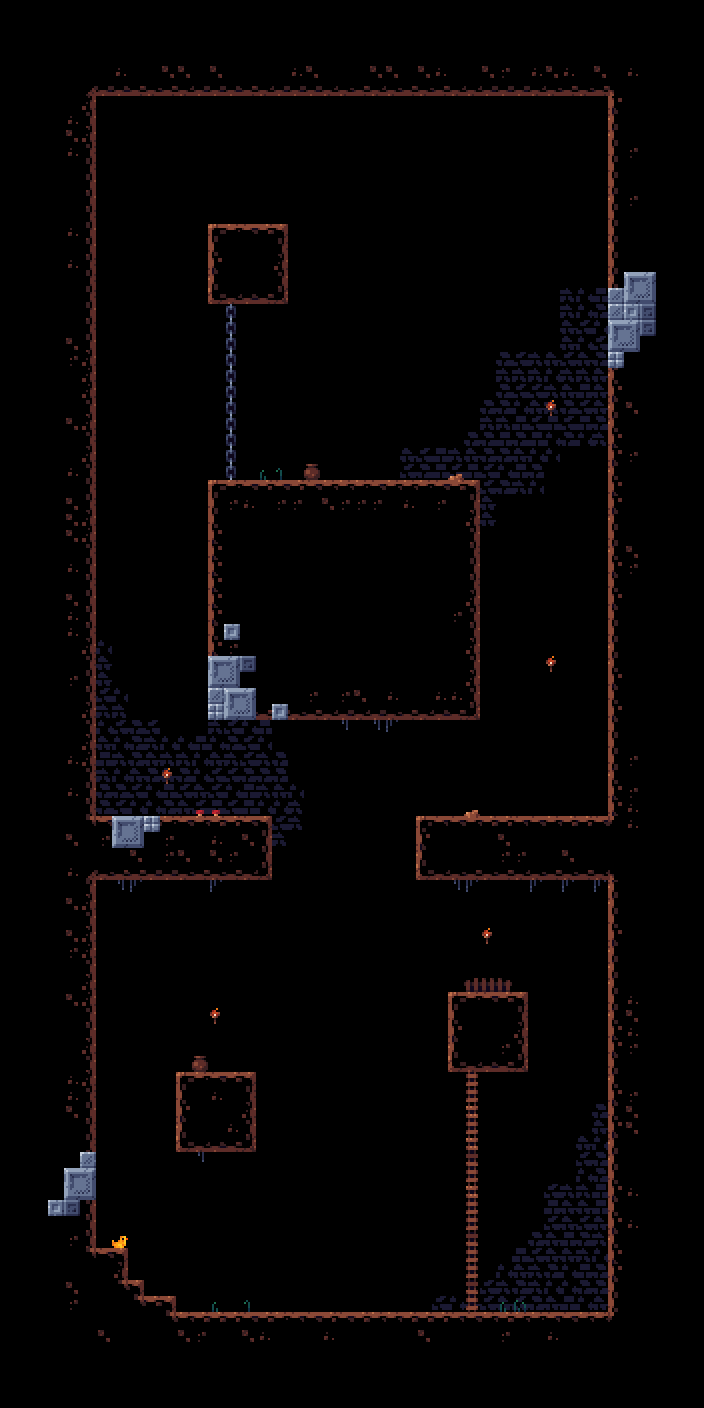

A level layout from a 2D game, rendered from its tile map. Below: a short description, then the map file with tile-grid data replaced by summaries:
An orthogonal 44x88 tile map with 16x16 px tiles, 4 tile layers (ground, wall, props, spawns).

<map version="1.5" tiledversion="1.7.2" orientation="orthogonal" renderorder="right-down" width="44" height="88" tilewidth="16" tileheight="16" infinite="0" nextlayerid="5" nextobjectid="1">
 <tileset firstgid="1" source="../../maps/tilesets/tiles.tsx" />
 <layer id="2" name="ground" width="44" height="88">
  <data>[3872 cells, 219 non-empty, 6 distinct tile ids]</data>
 </layer>
 <layer id="1" name="wall" width="44" height="88">
  <data>[3872 cells, 459 non-empty, 37 distinct tile ids]</data>
 </layer>
 <layer id="3" name="props" width="44" height="88">
  <data>[3872 cells, 340 non-empty, 29 distinct tile ids]</data>
 </layer>
 <layer id="4" name="spawns" width="44" height="88">
  <data>[3872 cells, 0 non-empty, 0 distinct tile ids]</data>
 </layer>
</map>